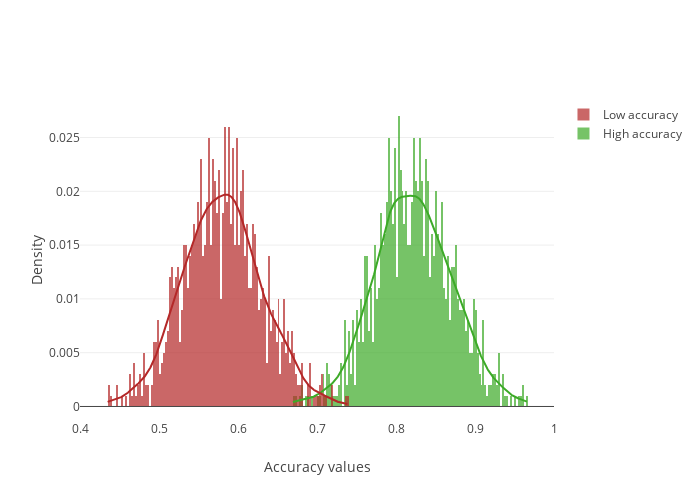

Here is the notebook cell this chart was saved with:
### Code cell
fig = ff.create_distplot([df_prob[c] for c in df_prob.columns], df_prob.columns, 
                         bin_size = 0.0025, show_rug = False, histnorm='probability', colors = ['rgb(61, 170, 40)', 'rgb(180, 40, 40)'])
fig.update_layout(height = 500, width = 700,
                  template = 'none',
                  xaxis = {'title': 'Accuracy values', 'tickvals' : [0.1, 0.2, 0.3, 0.4, 0.5, 0.6, 0.7, 0.8, 0.9, 1], 'range' : [0.4,1]},
                  yaxis = {'title': 'Density'})
fig.write_image("images/metric_3.eps")
fig.show()

### Figure 1 — Plotly figure (JSON) as saved in the notebook; plotly's stock layout.template omitted (floating-point values rounded to 4 significant figures; data arrays with more than 128 entries replaced by an {"elided": "..."} marker saying what was removed)
{"data": [{"autobinx": false, "histnorm": "probability", "legendgroup": "High accuracy", "marker": {"color": "rgb(61, 170, 40)"}, "name": "High accuracy", "opacity": 0.7, "type": "histogram", "x": {"elided": "1000 float values"}, "xaxis": "x", "xbins": {"end": 0.9663, "size": 0.0025, "start": 0.6695}, "yaxis": "y"}, {"autobinx": false, "histnorm": "probability", "legendgroup": "Low accuracy", "marker": {"color": "rgb(180, 40, 40)"}, "name": "Low accuracy", "opacity": 0.7, "type": "histogram", "x": {"elided": "1000 float values"}, "xaxis": "x", "xbins": {"end": 0.7391, "size": 0.0025, "start": 0.435}, "yaxis": "y"}, {"legendgroup": "High accuracy", "marker": {"color": "rgb(61, 170, 40)"}, "mode": "lines", "name": "High accuracy", "showlegend": false, "type": "scatter", "x": {"elided": "500 float values"}, "xaxis": "x", "y": {"elided": "500 float values"}, "yaxis": "y"}, {"legendgroup": "Low accuracy", "marker": {"color": "rgb(180, 40, 40)"}, "mode": "lines", "name": "Low accuracy", "showlegend": false, "type": "scatter", "x": {"elided": "500 float values"}, "xaxis": "x", "y": {"elided": "500 float values"}, "yaxis": "y"}], "layout": {"barmode": "overlay", "height": 500, "hovermode": "closest", "legend": {"traceorder": "reversed"}, "width": 700, "xaxis": {"anchor": "y2", "domain": [0, 1], "range": [0.4, 1], "tickvals": [0.1, 0.2, 0.3, 0.4, 0.5, 0.6, 0.7, 0.8, 0.9, 1], "title": {"text": "Accuracy values"}, "zeroline": false}, "yaxis": {"anchor": "free", "domain": [0, 1], "position": 0, "title": {"text": "Density"}}}}
